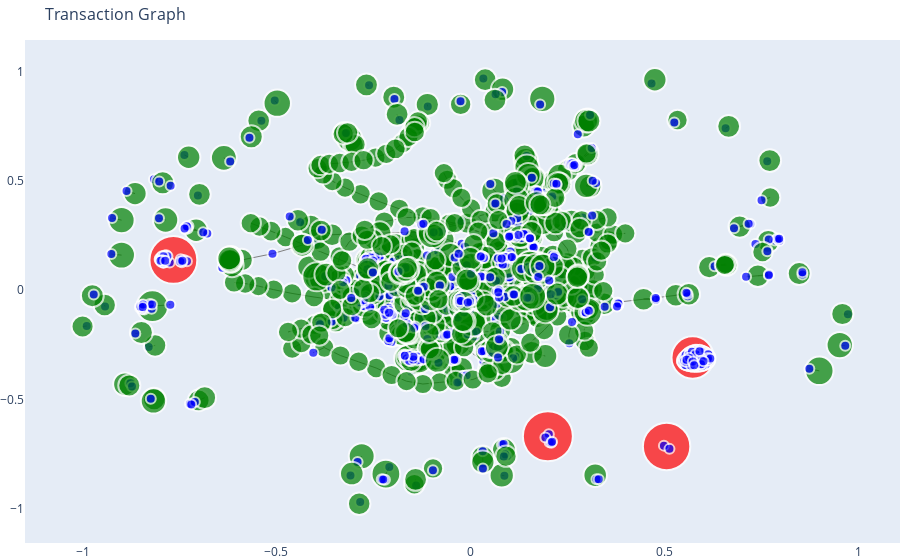

Notebook code cell kept with this figure:
### Code cell
# Get top 5 transactions and their risk scores
top_txIds = df['txId'].values
top_risk_scores = df['risk_score'].values
top_types = df['type'].values

filtered_edges = edges[edges['txId1'].isin(top_txIds) | edges['txId2'].isin(top_txIds)]

# Create a smaller graph using the filtered edges
G = nx.from_pandas_edgelist(filtered_edges, 'txId1', 'txId2')

pos = nx.spring_layout(G)  

node_x = []
node_y = []
node_color = []
node_size = []
for node in G.nodes():
    node_x.append(pos[node][0])
    node_y.append(pos[node][1])
    
    # Color and size based on the type and risk score of top transactions
    if node in top_txIds:
        idx = list(top_txIds).index(node)
        if top_types[idx] == 'illicit':
            color = 'red' 
        elif top_types[idx] == 'licit':
            color = 'green'
        else:
            print(f"Unexpected type for node {node}: {type}")
            color = 'blue'     
        size = 20 + top_risk_scores[idx] * 30  
    else:
        color = 'blue'
        size = 10
        
    node_color.append(color)
    node_size.append(size)

# Create edge trace
edge_x = []
edge_y = []
for edge in G.edges():
    x0, y0 = pos[edge[0]]
    x1, y1 = pos[edge[1]]
    edge_x.append(x0)
    edge_x.append(x1)
    edge_x.append(None)
    edge_y.append(y0)
    edge_y.append(y1)
    edge_y.append(None)

edge_trace = go.Scatter(
    x=edge_x, y=edge_y,
    line=dict(width=1, color='gray'),
    hoverinfo='none',
    mode='lines')

# Create node trace
node_trace = go.Scatter(
    x=node_x, y=node_y,
    mode='markers',
    hoverinfo='text',
    marker=dict(
        showscale=False,
        color=node_color,
        size=node_size,
        line_width=2))

# Add hover information
node_text = []
for node in G.nodes():
    if node in top_txIds:
        idx = list(top_txIds).index(node)
        text = f"txId: {node}, Risk Score: {top_risk_scores[idx]:.2f}, Type: {top_types[idx]}"
    else:
        text = f"txId: {node}"
    node_text.append(text)

node_trace.text = node_text

# Plot the figure
fig = go.Figure(data=[edge_trace, node_trace],
                layout=go.Layout(
                    title='Transaction Graph',
                    titlefont_size=16,
                    showlegend=False,
                    hovermode='closest',
                    margin=dict(b=0, l=0, r=0, t=40),
                    xaxis=dict(showgrid=False, zeroline=False),
                    yaxis=dict(showgrid=False, zeroline=False)))

fig.show()

### Figure 1 — Plotly figure (JSON) as saved in the notebook; plotly's stock layout.template omitted (floating-point values rounded to 4 significant figures; data arrays with more than 128 entries replaced by an {"elided": "..."} marker saying what was removed)
{"data": [{"hoverinfo": "none", "line": {"color": "gray", "width": 1}, "mode": "lines", "type": "scatter", "x": {"elided": "8196 float values"}, "y": {"elided": "8196 float values"}}, {"hoverinfo": "text", "marker": {"color": {"elided": "2653 str values"}, "line": {"width": 2}, "showscale": false, "size": {"elided": "2653 float values"}}, "mode": "markers", "text": {"elided": "2653 str values"}, "type": "scatter", "x": {"elided": "2653 float values"}, "y": {"elided": "2653 float values"}}], "layout": {"hovermode": "closest", "margin": {"b": 0, "l": 0, "r": 0, "t": 40}, "showlegend": false, "title": {"font": {"size": 16}, "text": "Transaction Graph"}, "xaxis": {"showgrid": false, "zeroline": false}, "yaxis": {"showgrid": false, "zeroline": false}}}
